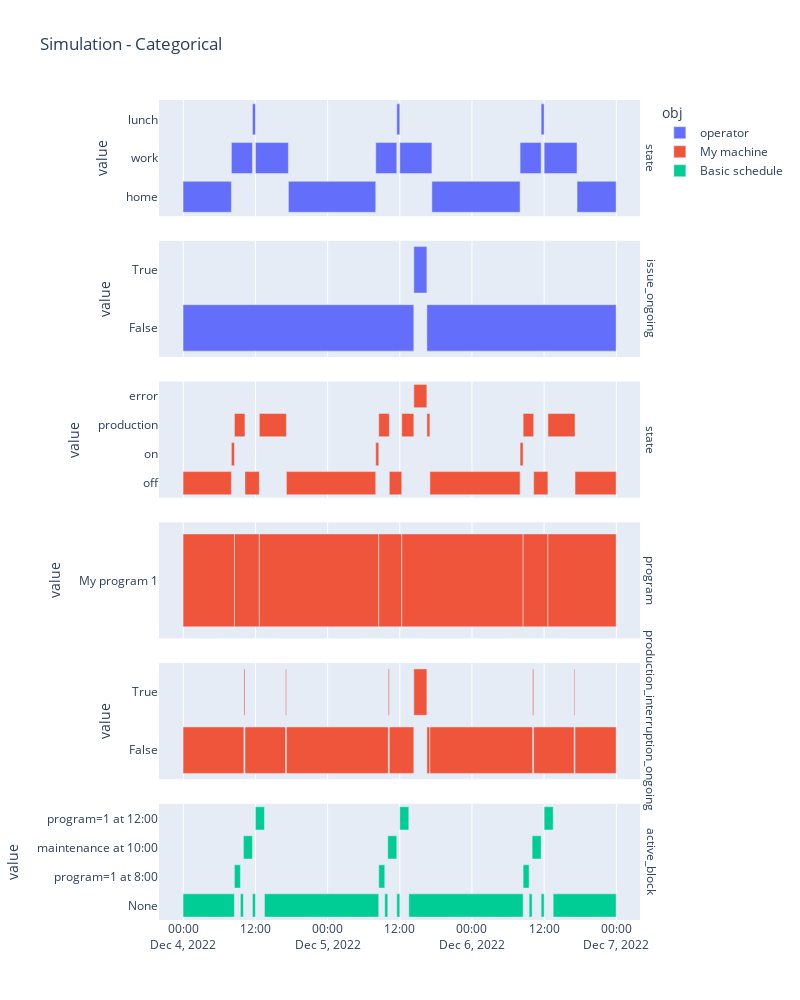
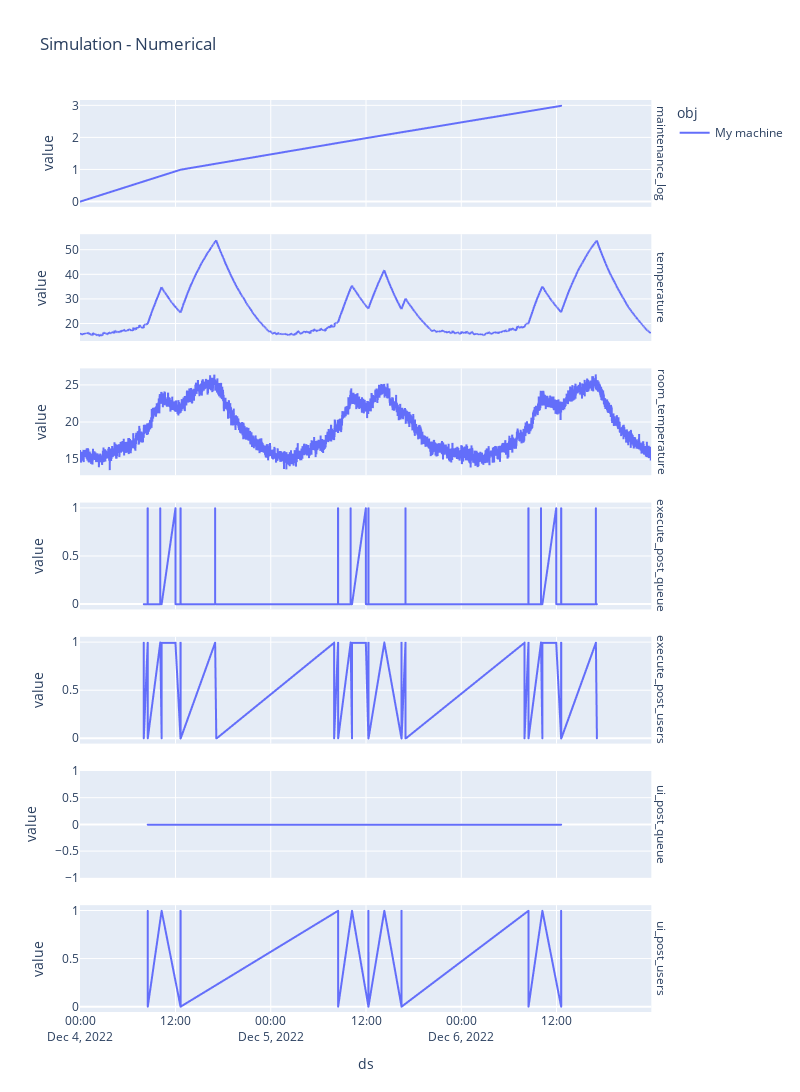

Write notebook code for charts like these, in order.
### Code cell
import plotly.express as px


def plot_timeline(data, **kwargs):
    df = (
        pd.DataFrame(data, columns=['ds', 'obj', 'key', 'value'])
        .assign(name=lambda df_: df_['obj'] + ' - ' + df_['key'],
                end_ts=lambda df_: df_.groupby(['obj', 'key'])['ds'].shift(-1).fillna(machine.now_dt.datetime),
                value=lambda df_: df_['value'].astype(str))
    )
    if df.empty:
        return

    fig = px.timeline(df, facet_row='name', x_start='ds', x_end='end_ts', y='value',
                      title='Simulation - Categorical', color='obj', **kwargs)
    fig.for_each_annotation(lambda a: a.update(text=a.text.split(' - ')[-1]))
    fig.update_yaxes(matches=None)
    fig.show()


def plot_numerical(data, **kwargs):

    df = pd.DataFrame(data, columns=['ds', 'obj', 'key', 'value'])
    df['end_ts'] = df['ds'].shift(-1).fillna(machine.now_dt.datetime)
    if df.empty:
        return

    fig = px.line(df, x='ds', y='value', color='obj', facet_row='key',
                  title='Simulation - Numerical', **kwargs)
    fig.update_yaxes(matches=None)
    fig.for_each_annotation(lambda a: a.update(text=a.text.replace('key=', '')))
    fig.show()


machine = list(machines.values())[0]
maint = list(maintenance.values())[0]

plot_timeline(
    operator.data['categorical']
    + machine.data['categorical']
    # + sum([list(p.bom.values())[0]['consumable'].data['categorical']
    #        for p in machine.programs.values()], [])
    + machine.schedule.data['categorical']
, width=800, height=1000)

plot_numerical(
    machine.data['numerical']
    # machine.data['numerical']
    # + operator.data['numerical']
    # + sum([list(p.bom.values())[0]['consumable'].data['numerical']
    #        for p in machine.programs.values()], [])
,width=800, height=1400)

### Figure 1 — Plotly figure (JSON) as saved in the notebook; plotly's stock layout.template omitted (floating-point values rounded to 4 significant figures)
{"data": [{"alignmentgroup": "True", "base": ["2022-12-03T23:57:57.730113+02:00", "2022-12-03T23:57:57.730113+02:00", "2022-12-04T08:00:00+02:00", "2022-12-04T11:30:02+02:00", "2022-12-04T12:00:02+02:00", "2022-12-04T17:28:55+02:00", "2022-12-05T08:00:00+02:00", "2022-12-05T11:30:02+02:00", "2022-12-05T12:00:02+02:00", "2022-12-05T17:20:14+02:00", "2022-12-06T08:00:00+02:00", "2022-12-06T11:30:02+02:00", "2022-12-06T12:00:02+02:00", "2022-12-06T17:27:55+02:00"], "hovertemplate": "obj=operator<br>name=operator - state<br>ds=%{base}<br>end_ts=%{x}<br>value=%{y}<extra></extra>", "legendgroup": "operator", "marker": {"color": "#636efa", "pattern": {"shape": ""}}, "name": "operator", "offsetgroup": "operator", "orientation": "h", "showlegend": true, "textposition": "auto", "type": "bar", "x": [0, 28922269, 12602000, 1800000, 19733000, 52265000, 12602000, 1800000, 19212000, 52786000, 12602000, 1800000, 19673000, 23402730], "xaxis": "x6", "y": ["home", "home", "work", "lunch", "work", "home", "work", "lunch", "work", "home", "work", "lunch", "work", "home"], "yaxis": "y6"}, {"alignmentgroup": "True", "base": ["2022-12-03T23:57:57.730113+02:00", "2022-12-05T14:19:55+02:00", "2022-12-05T16:30:09+02:00"], "hovertemplate": "obj=operator<br>name=operator - issue_ongoing<br>ds=%{base}<br>end_ts=%{x}<br>value=%{y}<extra></extra>", "legendgroup": "operator", "marker": {"color": "#636efa", "pattern": {"shape": ""}}, "name": "operator", "offsetgroup": "operator", "orientation": "h", "showlegend": false, "textposition": "auto", "type": "bar", "x": [138117269, 7814000, 113268730], "xaxis": "x5", "y": ["False", "True", "False"], "yaxis": "y5"}, {"alignmentgroup": "True", "base": ["2022-12-03T23:57:57.730113+02:00", "2022-12-04T08:00:03+02:00", "2022-12-04T08:30:24+02:00", "2022-12-04T10:15:26+02:00", "2022-12-04T12:38:29+02:00", "2022-12-04T12:38:53+02:00", "2022-12-04T17:08:55+02:00", "2022-12-05T08:00:03+02:00", "2022-12-05T08:30:24+02:00", "2022-12-05T10:15:26+02:00", "2022-12-05T12:19:29+02:00", "2022-12-05T12:19:53+02:00", "2022-12-05T14:19:56+02:00", "2022-12-05T16:30:07+02:00", "2022-12-05T16:30:09+02:00", "2022-12-05T16:30:12+02:00", "2022-12-05T17:00:14+02:00", "2022-12-06T08:00:03+02:00", "2022-12-06T08:30:24+02:00", "2022-12-06T10:15:26+02:00", "2022-12-06T12:37:29+02:00", "2022-12-06T12:37:53+02:00", "2022-12-06T17:07:55+02:00"], "hovertemplate": "obj=My machine<br>name=My machine - state<br>ds=%{base}<br>end_ts=%{x}<br>value=%{y}<extra></extra>", "legendgroup": "My machine", "marker": {"color": "#EF553B", "pattern": {"shape": ""}}, "name": "My machine", "offsetgroup": "My machine", "orientation": "h", "showlegend": true, "textposition": "auto", "type": "bar", "x": [28925269, 1821000, 6302000, 8583000, 24000, 16202000, 53468000, 1821000, 6302000, 7443000, 24000, 7203000, 7811000, 2000, 3000, 1802000, 53989000, 1821000, 6302000, 8523000, 24000, 16202000, 24602730], "xaxis": "x4", "y": ["off", "on", "production", "off", "on", "production", "off", "on", "production", "off", "on", "production", "error", "off", "on", "production", "off", "on", "production", "off", "on", "production", "off"], "yaxis": "y4"}, {"alignmentgroup": "True", "base": ["2022-12-03T23:57:57.730113+02:00", "2022-12-04T08:30:22+02:00", "2022-12-04T12:38:51+02:00", "2022-12-05T08:30:22+02:00", "2022-12-05T12:19:51+02:00", "2022-12-06T08:30:22+02:00", "2022-12-06T12:37:51+02:00"], "hovertemplate": "obj=My machine<br>name=My machine - program<br>ds=%{base}<br>end_ts=%{x}<br>value=%{y}<extra></extra>", "legendgroup": "My machine", "marker": {"color": "#EF553B", "pattern": {"shape": ""}}, "name": "My machine", "offsetgroup": "My machine", "orientation": "h", "showlegend": false, "textposition": "auto", "type": "bar", "x": [30744269, 14909000, 71491000, 13769000, 72631000, 14849000, 40806730], "xaxis": "x3", "y": ["My program 1", "My program 1", "My program 1", "My program 1", "My program 1", "My program 1", "My program 1"], "yaxis": "y3"}, {"alignmentgroup": "True", "base": ["2022-12-03T23:57:57.730113+02:00", "2022-12-04T10:05:03+02:00", "2022-12-04T10:15:25+02:00", "2022-12-04T17:00:03+02:00", "2022-12-04T17:08:54+02:00", "2022-12-05T10:05:03+02:00", "2022-12-05T10:15:25+02:00", "2022-12-05T14:19:54+02:00", "2022-12-05T16:30:09+02:00", "2022-12-05T17:00:03+02:00", "2022-12-05T17:00:13+02:00", "2022-12-06T10:05:03+02:00", "2022-12-06T10:15:25+02:00", "2022-12-06T17:00:03+02:00", "2022-12-06T17:07:54+02:00"], "hovertemplate": "obj=My machine<br>name=My machine - production_interruption_ongoing<br>ds=%{base}<br>end_ts=%{x}<br>value=%{y}<extra></extra>", "legendgroup": "My machine", "marker": {"color": "#EF553B", "pattern": {"shape": ""}}, "name": "My machine", "offsetgroup": "My machine", "orientation": "h", "showlegend": false, "textposition": "auto", "type": "bar", "x": [36425269, 622000, 24278000, 531000, 60969000, 622000, 14669000, 7815000, 1794000, 10000, 61490000, 622000, 24278000, 471000, 24603730], "xaxis": "x2", "y": ["False", "True", "False", "True", "False", "True", "False", "True", "False", "True", "False", "True", "False", "True", "False"], "yaxis": "y2"}, {"alignmentgroup": "True", "base": ["2022-12-03T23:57:57.730113+02:00", "2022-12-04T08:30:00+02:00", "2022-12-04T09:29:59+02:00", "2022-12-04T10:00:00+02:00", "2022-12-04T11:29:59+02:00", "2022-12-04T12:00:00+02:00", "2022-12-04T13:29:59+02:00", "2022-12-05T08:30:00+02:00", "2022-12-05T09:29:59+02:00", "2022-12-05T10:00:00+02:00", "2022-12-05T11:29:59+02:00", "2022-12-05T12:00:00+02:00", "2022-12-05T13:29:59+02:00", "2022-12-06T08:30:00+02:00", "2022-12-06T09:29:59+02:00", "2022-12-06T10:00:00+02:00", "2022-12-06T11:29:59+02:00", "2022-12-06T12:00:00+02:00", "2022-12-06T13:29:59+02:00"], "hovertemplate": "obj=Basic schedule<br>name=Basic schedule - active_block<br>ds=%{base}<br>end_ts=%{x}<br>value=%{y}<extra></extra>", "legendgroup": "Basic schedule", "marker": {"color": "#00cc96", "pattern": {"shape": ""}}, "name": "Basic schedule", "offsetgroup": "Basic schedule", "orientation": "h", "showlegend": true, "textposition": "auto", "type": "bar", "x": [30722269, 3599000, 1801000, 5399000, 1801000, 5399000, 68401000, 3599000, 1801000, 5399000, 1801000, 5399000, 68401000, 3599000, 1801000, 5399000, 1801000, 5399000, 37678730], "xaxis": "x", "y": ["None", "program=1 at 8:00", "None", "maintenance at 10:00", "None", "program=1 at 12:00", "None", "program=1 at 8:00", "None", "maintenance at 10:00", "None", "program=1 at 12:00", "None", "program=1 at 8:00", "None", "maintenance at 10:00", "None", "program=1 at 12:00", "None"], "yaxis": "y"}], "layout": {"annotations": [{"font": {}, "showarrow": false, "text": "active_block", "textangle": 90, "x": 0.98, "xanchor": "left", "xref": "paper", "y": 0.07083, "yanchor": "middle", "yref": "paper"}, {"font": {}, "showarrow": false, "text": "production_interruption_ongoing", "textangle": 90, "x": 0.98, "xanchor": "left", "xref": "paper", "y": 0.2425, "yanchor": "middle", "yref": "paper"}, {"font": {}, "showarrow": false, "text": "program", "textangle": 90, "x": 0.98, "xanchor": "left", "xref": "paper", "y": 0.4142, "yanchor": "middle", "yref": "paper"}, {"font": {}, "showarrow": false, "text": "state", "textangle": 90, "x": 0.98, "xanchor": "left", "xref": "paper", "y": 0.5858, "yanchor": "middle", "yref": "paper"}, {"font": {}, "showarrow": false, "text": "issue_ongoing", "textangle": 90, "x": 0.98, "xanchor": "left", "xref": "paper", "y": 0.7575, "yanchor": "middle", "yref": "paper"}, {"font": {}, "showarrow": false, "text": "state", "textangle": 90, "x": 0.98, "xanchor": "left", "xref": "paper", "y": 0.9292, "yanchor": "middle", "yref": "paper"}], "barmode": "overlay", "height": 1000, "legend": {"title": {"text": "obj"}, "tracegroupgap": 0}, "title": {"text": "Simulation - Categorical"}, "width": 800, "xaxis": {"anchor": "y", "domain": [0, 0.98], "type": "date"}, "xaxis2": {"anchor": "y2", "domain": [0, 0.98], "matches": "x", "showticklabels": false, "type": "date"}, "xaxis3": {"anchor": "y3", "domain": [0, 0.98], "matches": "x", "showticklabels": false, "type": "date"}, "xaxis4": {"anchor": "y4", "domain": [0, 0.98], "matches": "x", "showticklabels": false, "type": "date"}, "xaxis5": {"anchor": "y5", "domain": [0, 0.98], "matches": "x", "showticklabels": false, "type": "date"}, "xaxis6": {"anchor": "y6", "domain": [0, 0.98], "matches": "x", "showticklabels": false, "type": "date"}, "yaxis": {"anchor": "x", "domain": [0, 0.1417], "title": {"text": "value"}}, "yaxis2": {"anchor": "x2", "domain": [0.1717, 0.3133], "title": {"text": "value"}}, "yaxis3": {"anchor": "x3", "domain": [0.3433, 0.485], "title": {"text": "value"}}, "yaxis4": {"anchor": "x4", "domain": [0.515, 0.6567], "title": {"text": "value"}}, "yaxis5": {"anchor": "x5", "domain": [0.6867, 0.8283], "title": {"text": "value"}}, "yaxis6": {"anchor": "x6", "domain": [0.8583, 1], "title": {"text": "value"}}}}

### Figure 2 — Plotly figure (JSON) as saved in the notebook; plotly's stock layout.template omitted (floating-point values rounded to 4 significant figures; data arrays with more than 128 entries replaced by an {"elided": "..."} marker saying what was removed)
{"data": [{"hovertemplate": "obj=My machine<br>key=maintenance_log<br>ds=%{x}<br>value=%{y}<extra></extra>", "legendgroup": "My machine", "line": {"color": "#636efa", "dash": "solid"}, "marker": {"symbol": "circle"}, "mode": "lines", "name": "My machine", "showlegend": true, "type": "scattergl", "x": ["2022-12-03T23:57:57.730113+02:00", "2022-12-04T12:38:29+02:00", "2022-12-05T12:19:29+02:00", "2022-12-06T12:37:29+02:00"], "xaxis": "x7", "y": [0, 1, 2, 3], "yaxis": "y7"}, {"hovertemplate": "obj=My machine<br>key=temperature<br>ds=%{x}<br>value=%{y}<extra></extra>", "legendgroup": "My machine", "line": {"color": "#636efa", "dash": "solid"}, "marker": {"symbol": "circle"}, "mode": "lines", "name": "My machine", "showlegend": false, "type": "scattergl", "x": {"elided": "4321 str values"}, "xaxis": "x6", "y": {"elided": "4321 float values"}, "yaxis": "y6"}, {"hovertemplate": "obj=My machine<br>key=room_temperature<br>ds=%{x}<br>value=%{y}<extra></extra>", "legendgroup": "My machine", "line": {"color": "#636efa", "dash": "solid"}, "marker": {"symbol": "circle"}, "mode": "lines", "name": "My machine", "showlegend": false, "type": "scattergl", "x": {"elided": "4321 str values"}, "xaxis": "x5", "y": {"elided": "4321 float values"}, "yaxis": "y5"}, {"hovertemplate": "obj=My machine<br>key=execute_post_queue<br>ds=%{x}<br>value=%{y}<extra></extra>", "legendgroup": "My machine", "line": {"color": "#636efa", "dash": "solid"}, "marker": {"symbol": "circle"}, "mode": "lines", "name": "My machine", "showlegend": false, "type": "scattergl", "x": ["2022-12-04T08:00:02+02:00", "2022-12-04T08:00:03+02:00", "2022-12-04T08:30:01+02:00", "2022-12-04T08:30:02+02:00", "2022-12-04T08:30:22+02:00", "2022-12-04T08:30:23+02:00", "2022-12-04T08:30:24+02:00", "2022-12-04T08:30:25+02:00", "2022-12-04T10:05:02+02:00", "2022-12-04T10:05:03+02:00", "2022-12-04T10:05:03+02:00", "2022-12-04T10:15:26+02:00", "2022-12-04T10:15:26+02:00", "2022-12-04T12:00:04+02:00", "2022-12-04T12:00:04+02:00", "2022-12-04T12:38:26+02:00", "2022-12-04T12:38:28+02:00", "2022-12-04T12:38:29+02:00", "2022-12-04T12:38:30+02:00", "2022-12-04T12:38:31+02:00", "2022-12-04T12:38:51+02:00", "2022-12-04T12:38:52+02:00", "2022-12-04T12:38:53+02:00", "2022-12-04T12:38:54+02:00", "2022-12-04T17:00:02+02:00", "2022-12-04T17:00:03+02:00", "2022-12-04T17:00:03+02:00", "2022-12-04T17:08:55+02:00", "2022-12-05T08:00:02+02:00", "2022-12-05T08:00:03+02:00", "2022-12-05T08:30:01+02:00", "2022-12-05T08:30:02+02:00", "2022-12-05T08:30:22+02:00", "2022-12-05T08:30:23+02:00", "2022-12-05T08:30:24+02:00", "2022-12-05T08:30:25+02:00", "2022-12-05T10:05:02+02:00", "2022-12-05T10:05:03+02:00", "2022-12-05T10:05:03+02:00", "2022-12-05T10:15:26+02:00", "2022-12-05T10:15:26+02:00", "2022-12-05T12:00:04+02:00", "2022-12-05T12:00:04+02:00", "2022-12-05T12:19:26+02:00", "2022-12-05T12:19:28+02:00", "2022-12-05T12:19:29+02:00", "2022-12-05T12:19:30+02:00", "2022-12-05T12:19:31+02:00", "2022-12-05T12:19:51+02:00", "2022-12-05T12:19:52+02:00", "2022-12-05T12:19:53+02:00", "2022-12-05T12:19:54+02:00", "2022-12-05T14:19:55+02:00", "2022-12-05T16:29:55+02:00", "2022-12-05T16:30:06+02:00", "2022-12-05T16:30:07+02:00", "2022-12-05T16:30:08+02:00", "2022-12-05T16:30:09+02:00", "2022-12-05T16:30:11+02:00", "2022-12-05T16:30:12+02:00", "2022-12-05T17:00:02+02:00", "2022-12-05T17:00:03+02:00", "2022-12-05T17:00:03+02:00", "2022-12-05T17:00:14+02:00", "2022-12-06T08:00:02+02:00", "2022-12-06T08:00:03+02:00", "2022-12-06T08:30:01+02:00", "2022-12-06T08:30:02+02:00", "2022-12-06T08:30:22+02:00", "2022-12-06T08:30:23+02:00", "2022-12-06T08:30:24+02:00", "2022-12-06T08:30:25+02:00", "2022-12-06T10:05:02+02:00", "2022-12-06T10:05:03+02:00", "2022-12-06T10:05:03+02:00", "2022-12-06T10:15:26+02:00", "2022-12-06T10:15:26+02:00", "2022-12-06T12:00:04+02:00", "2022-12-06T12:00:04+02:00", "2022-12-06T12:37:26+02:00", "2022-12-06T12:37:28+02:00", "2022-12-06T12:37:29+02:00", "2022-12-06T12:37:30+02:00", "2022-12-06T12:37:31+02:00", "2022-12-06T12:37:51+02:00", "2022-12-06T12:37:52+02:00", "2022-12-06T12:37:53+02:00", "2022-12-06T12:37:54+02:00", "2022-12-06T17:00:02+02:00", "2022-12-06T17:00:03+02:00", "2022-12-06T17:00:03+02:00", "2022-12-06T17:07:55+02:00"], "xaxis": "x4", "y": [0, 0, 0, 1, 0, 1, 0, 0, 0, 1, 0, 0, 0, 1, 0, 0, 0, 0, 0, 1, 0, 1, 0, 0, 0, 1, 0, 0, 0, 0, 0, 1, 0, 1, 0, 0, 0, 1, 0, 0, 0, 1, 0, 0, 0, 0, 0, 1, 0, 1, 0, 0, 0, 0, 0, 0, 0, 0, 0, 0, 0, 1, 0, 0, 0, 0, 0, 1, 0, 1, 0, 0, 0, 1, 0, 0, 0, 1, 0, 0, 0, 0, 0, 1, 0, 1, 0, 0, 0, 1, 0, 0], "yaxis": "y4"}, {"hovertemplate": "obj=My machine<br>key=execute_post_users<br>ds=%{x}<br>value=%{y}<extra></extra>", "legendgroup": "My machine", "line": {"color": "#636efa", "dash": "solid"}, "marker": {"symbol": "circle"}, "mode": "lines", "name": "My machine", "showlegend": false, "type": "scattergl", "x": ["2022-12-04T08:00:02+02:00", "2022-12-04T08:00:03+02:00", "2022-12-04T08:30:01+02:00", "2022-12-04T08:30:02+02:00", "2022-12-04T08:30:22+02:00", "2022-12-04T08:30:23+02:00", "2022-12-04T08:30:24+02:00", "2022-12-04T08:30:25+02:00", "2022-12-04T10:05:02+02:00", "2022-12-04T10:05:03+02:00", "2022-12-04T10:05:03+02:00", "2022-12-04T10:15:26+02:00", "2022-12-04T10:15:26+02:00", "2022-12-04T12:00:04+02:00", "2022-12-04T12:00:04+02:00", "2022-12-04T12:38:26+02:00", "2022-12-04T12:38:28+02:00", "2022-12-04T12:38:29+02:00", "2022-12-04T12:38:30+02:00", "2022-12-04T12:38:31+02:00", "2022-12-04T12:38:51+02:00", "2022-12-04T12:38:52+02:00", "2022-12-04T12:38:53+02:00", "2022-12-04T12:38:54+02:00", "2022-12-04T17:00:02+02:00", "2022-12-04T17:00:03+02:00", "2022-12-04T17:00:03+02:00", "2022-12-04T17:08:55+02:00", "2022-12-05T08:00:02+02:00", "2022-12-05T08:00:03+02:00", "2022-12-05T08:30:01+02:00", "2022-12-05T08:30:02+02:00", "2022-12-05T08:30:22+02:00", "2022-12-05T08:30:23+02:00", "2022-12-05T08:30:24+02:00", "2022-12-05T08:30:25+02:00", "2022-12-05T10:05:02+02:00", "2022-12-05T10:05:03+02:00", "2022-12-05T10:05:03+02:00", "2022-12-05T10:15:26+02:00", "2022-12-05T10:15:26+02:00", "2022-12-05T12:00:04+02:00", "2022-12-05T12:00:04+02:00", "2022-12-05T12:19:26+02:00", "2022-12-05T12:19:28+02:00", "2022-12-05T12:19:29+02:00", "2022-12-05T12:19:30+02:00", "2022-12-05T12:19:31+02:00", "2022-12-05T12:19:51+02:00", "2022-12-05T12:19:52+02:00", "2022-12-05T12:19:53+02:00", "2022-12-05T12:19:54+02:00", "2022-12-05T14:19:55+02:00", "2022-12-05T16:29:55+02:00", "2022-12-05T16:30:06+02:00", "2022-12-05T16:30:07+02:00", "2022-12-05T16:30:08+02:00", "2022-12-05T16:30:09+02:00", "2022-12-05T16:30:11+02:00", "2022-12-05T16:30:12+02:00", "2022-12-05T17:00:02+02:00", "2022-12-05T17:00:03+02:00", "2022-12-05T17:00:03+02:00", "2022-12-05T17:00:14+02:00", "2022-12-06T08:00:02+02:00", "2022-12-06T08:00:03+02:00", "2022-12-06T08:30:01+02:00", "2022-12-06T08:30:02+02:00", "2022-12-06T08:30:22+02:00", "2022-12-06T08:30:23+02:00", "2022-12-06T08:30:24+02:00", "2022-12-06T08:30:25+02:00", "2022-12-06T10:05:02+02:00", "2022-12-06T10:05:03+02:00", "2022-12-06T10:05:03+02:00", "2022-12-06T10:15:26+02:00", "2022-12-06T10:15:26+02:00", "2022-12-06T12:00:04+02:00", "2022-12-06T12:00:04+02:00", "2022-12-06T12:37:26+02:00", "2022-12-06T12:37:28+02:00", "2022-12-06T12:37:29+02:00", "2022-12-06T12:37:30+02:00", "2022-12-06T12:37:31+02:00", "2022-12-06T12:37:51+02:00", "2022-12-06T12:37:52+02:00", "2022-12-06T12:37:53+02:00", "2022-12-06T12:37:54+02:00", "2022-12-06T17:00:02+02:00", "2022-12-06T17:00:03+02:00", "2022-12-06T17:00:03+02:00", "2022-12-06T17:07:55+02:00"], "xaxis": "x3", "y": [1, 0, 1, 1, 1, 1, 1, 0, 1, 1, 1, 0, 1, 1, 1, 0, 1, 0, 1, 1, 1, 1, 1, 0, 1, 1, 1, 0, 1, 0, 1, 1, 1, 1, 1, 0, 1, 1, 1, 0, 1, 1, 1, 0, 1, 0, 1, 1, 1, 1, 1, 0, 1, 0, 1, 0, 1, 0, 1, 0, 1, 1, 1, 0, 1, 0, 1, 1, 1, 1, 1, 0, 1, 1, 1, 0, 1, 1, 1, 0, 1, 0, 1, 1, 1, 1, 1, 0, 1, 1, 1, 0], "yaxis": "y3"}, {"hovertemplate": "obj=My machine<br>key=ui_post_queue<br>ds=%{x}<br>value=%{y}<extra></extra>", "legendgroup": "My machine", "line": {"color": "#636efa", "dash": "solid"}, "marker": {"symbol": "circle"}, "mode": "lines", "name": "My machine", "showlegend": false, "type": "scattergl", "x": ["2022-12-04T08:30:01+02:00", "2022-12-04T08:30:25+02:00", "2022-12-04T10:15:26+02:00", "2022-12-04T12:38:26+02:00", "2022-12-04T12:38:30+02:00", "2022-12-04T12:38:54+02:00", "2022-12-05T08:30:01+02:00", "2022-12-05T08:30:25+02:00", "2022-12-05T10:15:26+02:00", "2022-12-05T12:19:26+02:00", "2022-12-05T12:19:30+02:00", "2022-12-05T12:19:54+02:00", "2022-12-05T14:19:55+02:00", "2022-12-05T16:30:09+02:00", "2022-12-05T16:30:10+02:00", "2022-12-05T16:30:10+02:00", "2022-12-06T08:30:01+02:00", "2022-12-06T08:30:25+02:00", "2022-12-06T10:15:26+02:00", "2022-12-06T12:37:26+02:00", "2022-12-06T12:37:30+02:00", "2022-12-06T12:37:54+02:00"], "xaxis": "x2", "y": [0, 0, 0, 0, 0, 0, 0, 0, 0, 0, 0, 0, 0, 0, 0, 0, 0, 0, 0, 0, 0, 0], "yaxis": "y2"}, {"hovertemplate": "obj=My machine<br>key=ui_post_users<br>ds=%{x}<br>value=%{y}<extra></extra>", "legendgroup": "My machine", "line": {"color": "#636efa", "dash": "solid"}, "marker": {"symbol": "circle"}, "mode": "lines", "name": "My machine", "showlegend": false, "type": "scattergl", "x": ["2022-12-04T08:30:01+02:00", "2022-12-04T08:30:25+02:00", "2022-12-04T10:15:26+02:00", "2022-12-04T12:38:26+02:00", "2022-12-04T12:38:30+02:00", "2022-12-04T12:38:54+02:00", "2022-12-05T08:30:01+02:00", "2022-12-05T08:30:25+02:00", "2022-12-05T10:15:26+02:00", "2022-12-05T12:19:26+02:00", "2022-12-05T12:19:30+02:00", "2022-12-05T12:19:54+02:00", "2022-12-05T14:19:55+02:00", "2022-12-05T16:30:09+02:00", "2022-12-05T16:30:10+02:00", "2022-12-05T16:30:10+02:00", "2022-12-06T08:30:01+02:00", "2022-12-06T08:30:25+02:00", "2022-12-06T10:15:26+02:00", "2022-12-06T12:37:26+02:00", "2022-12-06T12:37:30+02:00", "2022-12-06T12:37:54+02:00"], "xaxis": "x", "y": [1, 0, 1, 0, 1, 0, 1, 0, 1, 0, 1, 0, 1, 0, 1, 0, 1, 0, 1, 0, 1, 0], "yaxis": "y"}], "layout": {"annotations": [{"font": {}, "showarrow": false, "text": "ui_post_users", "textangle": 90, "x": 0.98, "xanchor": "left", "xref": "paper", "y": 0.05857, "yanchor": "middle", "yref": "paper"}, {"font": {}, "showarrow": false, "text": "ui_post_queue", "textangle": 90, "x": 0.98, "xanchor": "left", "xref": "paper", "y": 0.2057, "yanchor": "middle", "yref": "paper"}, {"font": {}, "showarrow": false, "text": "execute_post_users", "textangle": 90, "x": 0.98, "xanchor": "left", "xref": "paper", "y": 0.3529, "yanchor": "middle", "yref": "paper"}, {"font": {}, "showarrow": false, "text": "execute_post_queue", "textangle": 90, "x": 0.98, "xanchor": "left", "xref": "paper", "y": 0.5, "yanchor": "middle", "yref": "paper"}, {"font": {}, "showarrow": false, "text": "room_temperature", "textangle": 90, "x": 0.98, "xanchor": "left", "xref": "paper", "y": 0.6471, "yanchor": "middle", "yref": "paper"}, {"font": {}, "showarrow": false, "text": "temperature", "textangle": 90, "x": 0.98, "xanchor": "left", "xref": "paper", "y": 0.7943, "yanchor": "middle", "yref": "paper"}, {"font": {}, "showarrow": false, "text": "maintenance_log", "textangle": 90, "x": 0.98, "xanchor": "left", "xref": "paper", "y": 0.9414, "yanchor": "middle", "yref": "paper"}], "height": 1400, "legend": {"title": {"text": "obj"}, "tracegroupgap": 0}, "title": {"text": "Simulation - Numerical"}, "width": 800, "xaxis": {"anchor": "y", "domain": [0, 0.98], "title": {"text": "ds"}}, "xaxis2": {"anchor": "y2", "domain": [0, 0.98], "matches": "x", "showticklabels": false}, "xaxis3": {"anchor": "y3", "domain": [0, 0.98], "matches": "x", "showticklabels": false}, "xaxis4": {"anchor": "y4", "domain": [0, 0.98], "matches": "x", "showticklabels": false}, "xaxis5": {"anchor": "y5", "domain": [0, 0.98], "matches": "x", "showticklabels": false}, "xaxis6": {"anchor": "y6", "domain": [0, 0.98], "matches": "x", "showticklabels": false}, "xaxis7": {"anchor": "y7", "domain": [0, 0.98], "matches": "x", "showticklabels": false}, "yaxis": {"anchor": "x", "domain": [0, 0.1171], "title": {"text": "value"}}, "yaxis2": {"anchor": "x2", "domain": [0.1471, 0.2643], "title": {"text": "value"}}, "yaxis3": {"anchor": "x3", "domain": [0.2943, 0.4114], "title": {"text": "value"}}, "yaxis4": {"anchor": "x4", "domain": [0.4414, 0.5586], "title": {"text": "value"}}, "yaxis5": {"anchor": "x5", "domain": [0.5886, 0.7057], "title": {"text": "value"}}, "yaxis6": {"anchor": "x6", "domain": [0.7357, 0.8529], "title": {"text": "value"}}, "yaxis7": {"anchor": "x7", "domain": [0.8829, 1.0], "title": {"text": "value"}}}}
